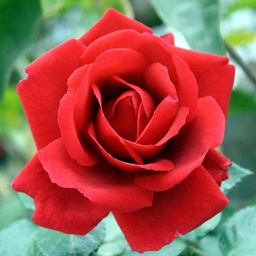
#> input picture contoh 3/Bunga_Mawar_Merah.jpg, 256 x 256 px, shrunk from 600 x 600 before the run, found by its file name
$ python code.py
#> lines starting #> are read from the running program, lines starting #| are printed output that depends on the picture
import cv2
import numpy as np

img = cv2.imread("D:/file adit/tugas kuliah/sem 3/PCD Praktik/contoh 3/Bunga_Mawar_Merah.jpg")
#> img is the input picture: shape (256, 256, 3); mean B, G, R 76.9, 86.4, 159.2

jml_brs = len(img)
#> jml_brs = 256
jml_klm = len(img[0])
#> jml_klm = 256

skala = 1.5

brs_baru = round (jml_brs*skala)
#> brs_baru = 384
klm_baru = round (jml_klm*skala)
#> klm_baru = 384
perbesar = np.zeros((brs_baru,klm_baru,3))

for x in range(brs_baru):
    for y in range (klm_baru):
        brs = int(x / skala)
        klm = int(y / skala)

        perbesar [x,y] = img [brs,klm]

jml_baris = len(perbesar)
#> jml_baris = 384
jml_kolom = len (perbesar[0])
#> jml_kolom = 384

kernel = np.array([[0,-1,0],[-1,5,-1],[0,-1,0]])    #sharp

pertajam = np.zeros((jml_baris,jml_kolom,3))

for brs in range(1,jml_baris-1):
    for klm in range(1,jml_kolom-1):
        for ch in range (3):
            a = perbesar[brs-1,klm-1,ch] * kernel[0,0]
            b = perbesar[brs-1,klm,ch] * kernel[0,1]
            c = perbesar[brs-1,klm+1,ch] * kernel[0,2]
            d = perbesar[brs,klm-1,ch] * kernel[1,0]
            e = perbesar[brs,klm,ch] * kernel[1,1]
            f = perbesar[brs,klm+1,ch] * kernel[1,2]
            g = perbesar[brs+1,klm-1,ch] * kernel[2,0]
            h = perbesar[brs+1,klm,ch] * kernel[2,1]
            i = perbesar[brs+1,klm+1,ch] * kernel[2,2]

            jum_kernel = np.sum(kernel)
            if (jum_kernel == 0):
                jum_kernel = 1

            konvolusi = np.round((a + b + c + d + e + f + g + h + i) / jum_kernel)

            if (konvolusi < 0):
                konvolusi = 0

            if (konvolusi > 255):
                konvolusi = 255

            pertajam[brs, klm,ch] = konvolusi
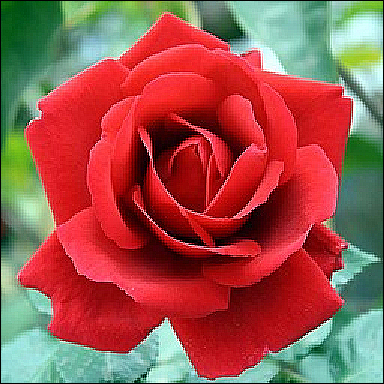
#> pertajam: shape (384, 384, 3) float64; mean B, G, R 76.2, 85.3, 157.3

jum_brs = len(pertajam)
#> jum_brs = 384
jum_klm = len(pertajam[0])
#> jum_klm = 384

for i in range (jum_brs):
    for j in range (jum_klm):
        (b,g,r) = pertajam [i,j]

        pertajam[i,j] = (b+20, g+20, r-30)
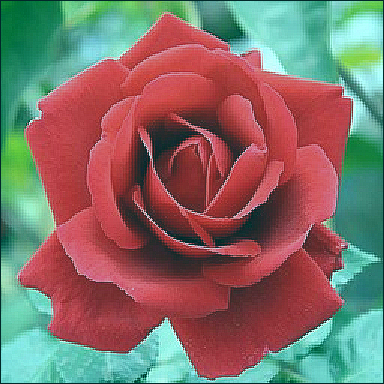
#> pertajam: shape (384, 384, 3) float64; mean B, G, R 96.2, 105.3, 127.3; drawn with min black and max white

perbesar = perbesar.astype(np.uint8)
pertajam = pertajam.astype(np.uint8)
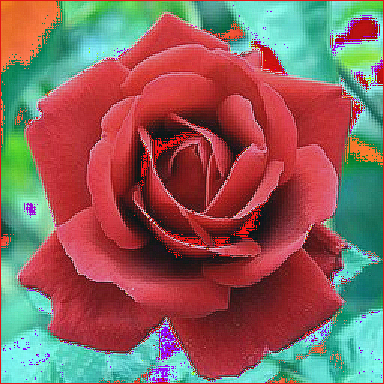
#> pertajam: shape (384, 384, 3); mean B, G, R 92.7, 99.3, 139.7
cv2.imshow ("asli",img)
cv2.imshow ('pertajam',pertajam)
cv2.waitKey()
